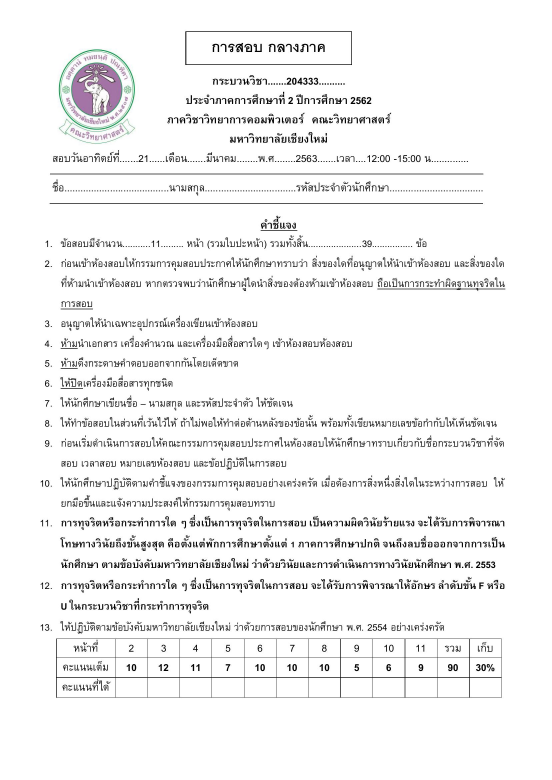
#> input picture image/midterm-score/midterm-score.jpg, 1654 x 2339 px (shown at 1/3 size)
$ jupyter execute --allow-errors cell-regcognition.ipynb
#> lines starting #> are read from the running program, lines starting #| are printed output that depends on the picture; after the words box and inside, x2 and y2 are one past the last pixel; in counts of white or black regions, pixels touching at a corner belong together
[cell 1]
import cv2
import numpy as np
import pandas as pd
import matplotlib.pyplot as plt
import csv
import pytesseract

[cell 2]
# ---image processing function
def plotimage(title,img):
    print("plot image :",title)
    plotting = plt.imshow(img, cmap='gray')
    plt.show()

def resizeImage(img):
    print("resize image")
    # resize image
    scale_ratio = 1
    height = int(img.shape[0] * scale_ratio)
    width = int(img.shape[1] * scale_ratio)
    img = cv2.resize(img, (width,height), interpolation=cv2.INTER_AREA)
    return img

[cell 3]
# ---import image
imgQ = cv2.imread('../image/midterm-score/midterm-score.jpg', 0)
#> imgQ: shape (2339, 1654); min 0, max 255, mean 242.8
#imgQ = resizeImage(imgQ)
plotimage('img Q',imgQ)

[cell 4]
# -- warp Image
# ---faeture of query image
orb = cv2.ORB_create()
orb = cv2.ORB_create(nfeatures=1000)
kp1, des1 = orb.detectAndCompute(imgQ, None)
#> kp1 = 1000 keypoints; strongest (x, y, size): (1052, 97, 31), (1217, 2030, 31), (1054, 193, 31), (1055, 96, 31)
imgKp1 = cv2.drawKeypoints(imgQ,kp1,None)

plotimage('imgQ keypoint',imgKp1)

[cell 5]
# ---import user forms
img = cv2.imread('../image/userForms-image/test1.JPG')
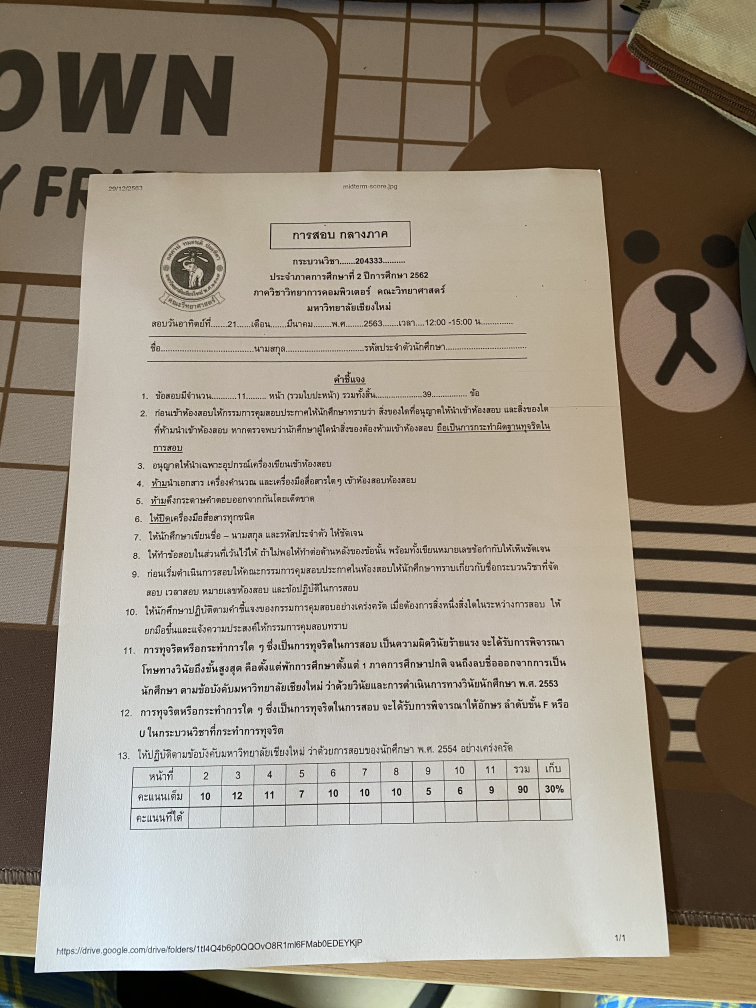
#> input picture image/userForms-image/test1.JPG, 3024 x 4032 px (shown at 1/4 size)
#> img is the input picture: shape (4032, 3024, 3); mean B, G, R 130.6, 144.7, 154.2
img = resizeImage(img)

plotimage('img form', img)

[cell 6]
# ---find the feature
kp2, des2 = orb.detectAndCompute(img, None)
#> kp2 = 1000 keypoints; strongest (x, y, size): (724, 2279, 31), (1167, 2138, 31), (885, 2574, 31), (1004, 2590, 31)

# ---Brute Force Matcher
bf = cv2.BFMatcher(cv2.NORM_HAMMING)
matches = bf.match(des2, des1)
#> matches = 1000 matches

# ---Right after matching we will sort out the best matches and store them in a list by the name good. Let’s have a look at one of these matches.
persen = 50
#> (the rest of this cell did not finish here and is left out)

#> (a cell that did not finish here is left out)

#> (a cell that did not finish here is left out)

[cell 9]
# img = cv2.GaussianBlur(img, (3,3), 0)
# plotimage('guassian blur',img)

gray_img = cv2.cvtColor(img, cv2.COLOR_BGR2GRAY)
plotimage('gray image', gray_img)

#thresholding
thresh = cv2.adaptiveThreshold(gray_img,255, cv2.ADAPTIVE_THRESH_GAUSSIAN_C, cv2.THRESH_BINARY_INV,35,10)
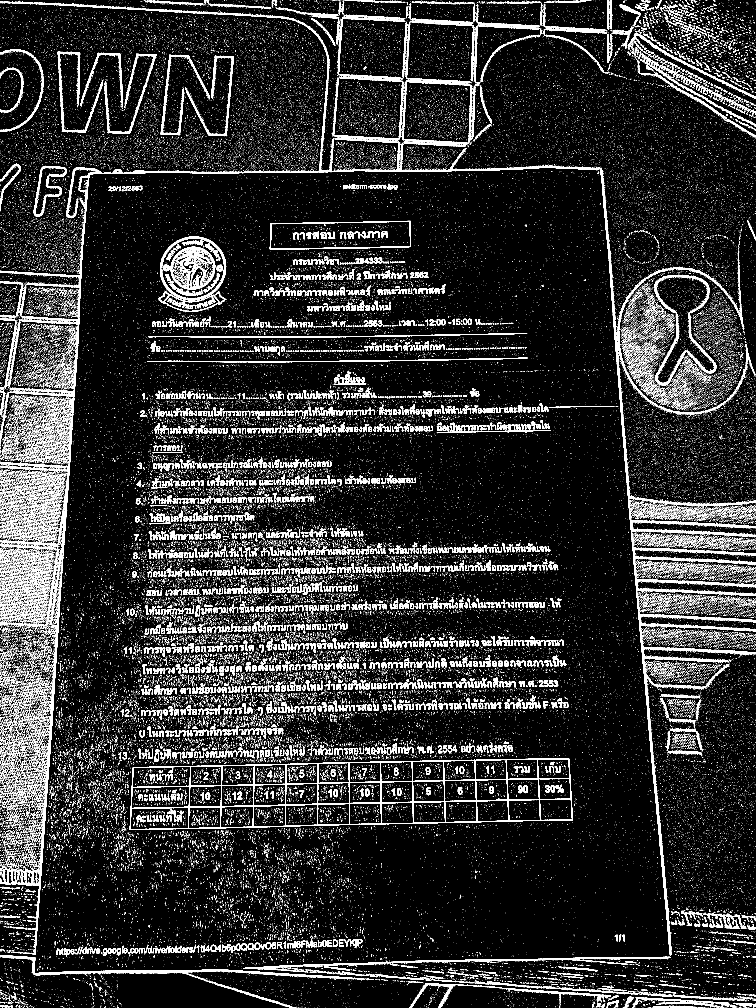
#> thresh: shape (4032, 3024) (shown at 1/4 size); 9% white; 97568 white regions (93507 under 20 px), largest, box (x1, y1, x2, y2) and area: (18, 6, 3024, 3822) 89274, (519, 3034, 2291, 3320) 34356, (0, 1605, 296, 3819) 25777
plotimage('threshold', thresh)

#morphological
# dilation = cv2.dilate(thresh, kernel, iterations = 1)
# plotimage('dilation', dilation)

# Length(width) of kernel as 100th of total width
kernel_len = np.array(img).shape[1]//100
#> kernel_len = 30

# Defining a vertical kernel to detect all vertical lines of image
ver_kernel = cv2.getStructuringElement(cv2.MORPH_RECT, (1, kernel_len))
#> ver_kernel = 30 values from 1 to 1

# Defining a horizontal kernel to detect all horizontal lines of image
hor_kernel = cv2.getStructuringElement(cv2.MORPH_RECT, (kernel_len, 1))

# A kernel of 2x2
kernel = cv2.getStructuringElement(cv2.MORPH_ELLIPSE, (2,2))


#Use vertical kernel to detect and save the vertical lines in a jpg
image_1 = cv2.erode(thresh, ver_kernel, iterations=3)
#> image_1: shape (4032, 3024); 0.02% white in thin lines or dots, all inside (x1, y1, x2, y2) = (159, 0, 2760, 3777)
vertical_lines = cv2.dilate(image_1, ver_kernel, iterations=3)
#> vertical_lines: shape (4032, 3024); 0.14% white; 85 white regions, largest, box (x1, y1, x2, y2) and area: (2667, 3592, 2676, 3781) 860, (263, 1911, 270, 2092) 763, (1649, 3047, 1654, 3297) 656
plotimage('image vertical line', image_1)

#Use horizontal kernel to detect and save the horizontal lines in a jpg
image_2 = cv2.erode(thresh, hor_kernel, iterations=3)
#> image_2: shape (4032, 3024); 0.27% white; 170 white regions (67 under 20 px), largest, box (x1, y1, x2, y2) and area: (178, 3879, 930, 3896) 4163, (568, 3196, 2244, 3234) 3529, (639, 1334, 2064, 1350) 3179
horizontal_lines = cv2.dilate(image_2, hor_kernel, iterations=3)
#> horizontal_lines: shape (4032, 3024); 0.63% white; 93 white regions, largest, box (x1, y1, x2, y2) and area: (136, 3879, 1330, 3907) 8350, (526, 3196, 2289, 3234) 6835, (522, 3279, 2294, 3318) 5324
plotimage('image horizontal line', image_2)

# Combine horizontal and vertical lines in a new third image, with both having same weight.
img_vh = cv2.addWeighted(vertical_lines, 0.5, horizontal_lines, 0.5, 0.0)

#Eroding and thesholding the image
img_vh = cv2.erode(~img_vh, kernel, iterations=2)
thresh, img_vh = cv2.threshold(img_vh,128,255, cv2.THRESH_BINARY | cv2.THRESH_OTSU)
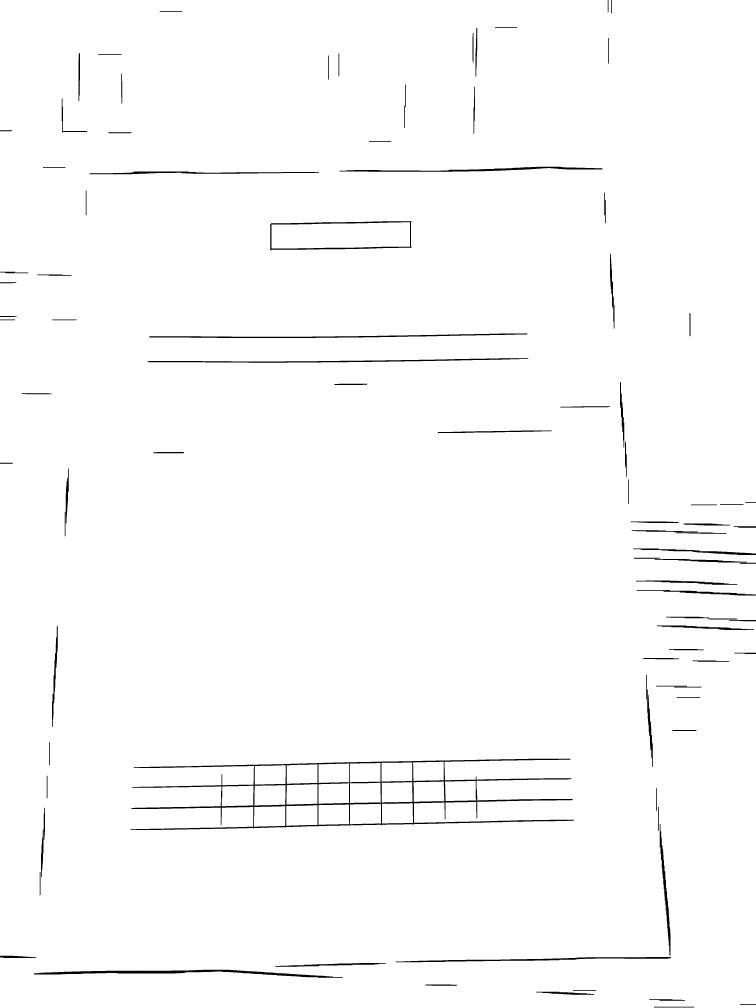
#> img_vh: shape (4032, 3024) (shown at 1/4 size); 98.7% white; 95 black regions
#> thresh = 127
plotimage('image vertival and horizontal line', img_vh)

bitxor = cv2.bitwise_xor(gray_img,img_vh)
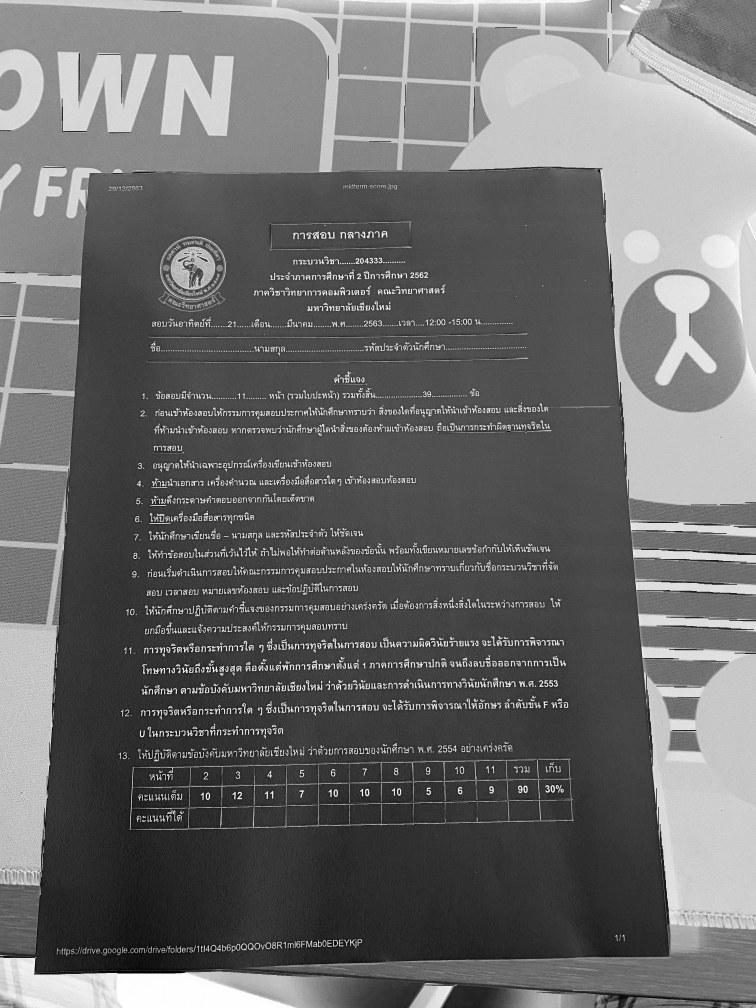
#> bitxor: shape (4032, 3024) (shown at 1/4 size); min 0, max 255, mean 108
bitnot = cv2.bitwise_not(bitxor)
plotimage('bitnor', bitnot)

[cell 10]
# Detect contours for following box detection
contours, hierarchy = cv2.findContours(img_vh, cv2.RETR_TREE, cv2.CHAIN_APPROX_SIMPLE)
#> contours = 99 contours; largest, box (x1, y1, x2, y2) and area: (0, 0, 3024, 4032) 12172834, (521, 3034, 2297, 3321) 230086, (1080, 884, 1650, 1003) 61018, (1086, 889, 1640, 994) 52840, (135, 3878, 1373, 3912) 12274

mask = np.zeros(img.shape, dtype=np.uint8)
cv2.drawContours(mask, contours, -1, (0, 255, 0), 3)
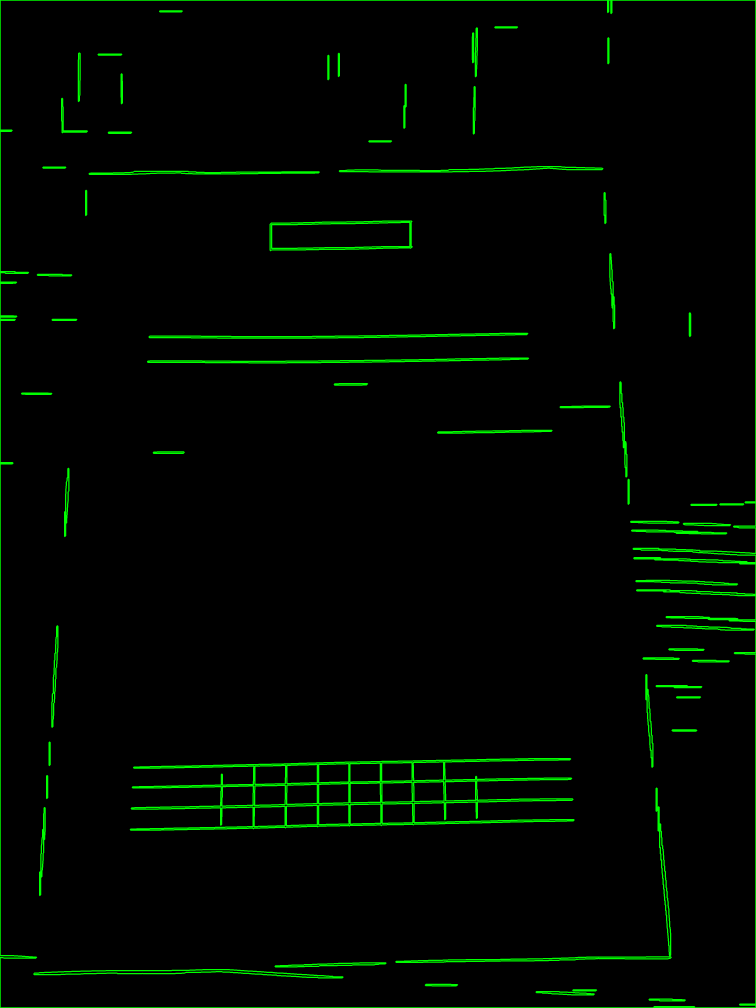
#> mask: shape (4032, 3024, 3) (shown at 1/4 size); mean of channels 0, 1, 2 0, 7.3, 0; drawn as B, G, R
plotimage('mask',mask)

# sort contours
# initialize the reverse flag and sort index
reverse = False
i = 1
# construct the list of bounding boxes and sort them from top to
# bottom
boundingBoxes = [cv2.boundingRect(c) for c in contours]
#> boundingBoxes = 99 items, first 6: (0, 0, 3024, 4032), (2615, 4026, 164, 5), (2596, 3996, 146, 8), (2144, 3966, 234, 14), (2291, 3959, 96, 5), (1701, 3937, 130, 7)
(contours, boundingBoxes) = zip(*sorted(zip(contours, boundingBoxes), key=lambda b:b[1][i], reverse=reverse))
#> boundingBoxes = 99 items, first 6: (0, 0, 3024, 4032), (638, 43, 92, 5), (1979, 107, 92, 5), (1901, 111, 9, 197), (1889, 131, 6, 121), (2431, 151, 5, 105)

#Creating a list of heights for all detected boxes
heights = [boundingBoxes[i][3] for i in range(len(boundingBoxes))]
#> heights = 99 values, max 4032 at index 0, min 5 at index 1, mean 117.2

#Get mean of heights
mean = np.mean(heights)
#> mean = 117.2

#Create list box to store all boxes in
box = []

# Get position (x,y), width and height for every contour and show the contour on image
for i in range(len(contours)):
    x, y, w, h = cv2.boundingRect(contours[i])

    if (w<1000 and h<500):
        image = cv2.rectangle(bitnot,(x,y),(x+w,y+h),(0,255,0),2)
        box.append([x,y,w,h])

    b = img[y:y+h, x:x+w]
    plotimage('box', b)
#> this loop made 99 passes
#> (x, y, w, h) on passes 1 to 12: (0, 0, 3024, 4032), (638, 43, 92, 5), (1979, 107, 92, 5), (1901, 111, 9, 197), (1889, 131, 6, 121), (2431, 151, 5, 105), (313, 212, 8, 195), (1353, 213, 5, 94), (392, 216, 96, 5), (1311, 221, 5, 99), (484, 295, 6, 121), (1620, 337, 5, 93)
#| plot image : box
#| plot image : box
#| plot image : box
#| plot image : box
#| plot image : box
#| plot image : box
#| plot image : box
#| plot image : box
#> (further printed lines are left out)
#> pass 2, in plotimage (call 12), `plt.show()`:
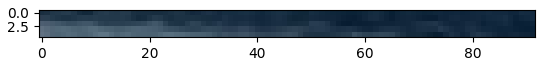
#> figure drawn by matplotlib, 1 panel
#> after the loop:
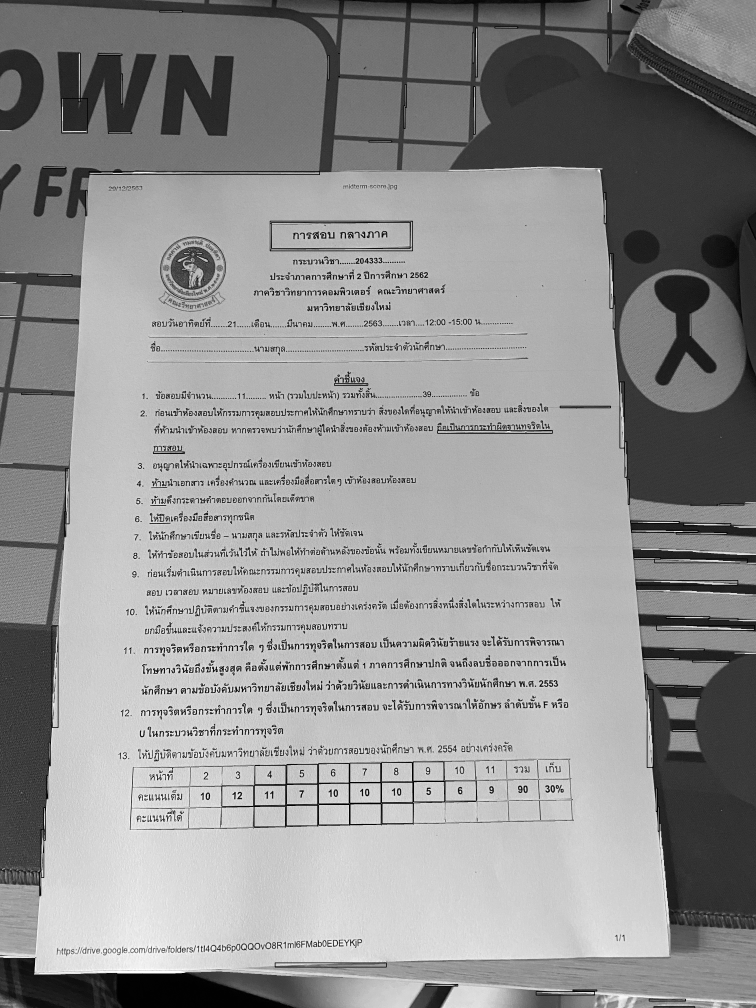
#> bitnot: shape (4032, 3024) (shown at 1/4 size); min 0, max 255, mean 145.9
#> after the loop, box = 91 items, first 6: [638, 43, 92, 5], [1979, 107, 92, 5], [1901, 111, 9, 197], [1889, 131, 6, 121], [2431, 151, 5, 105], [313, 212, 8, 195]


plotimage('image contours',image)
